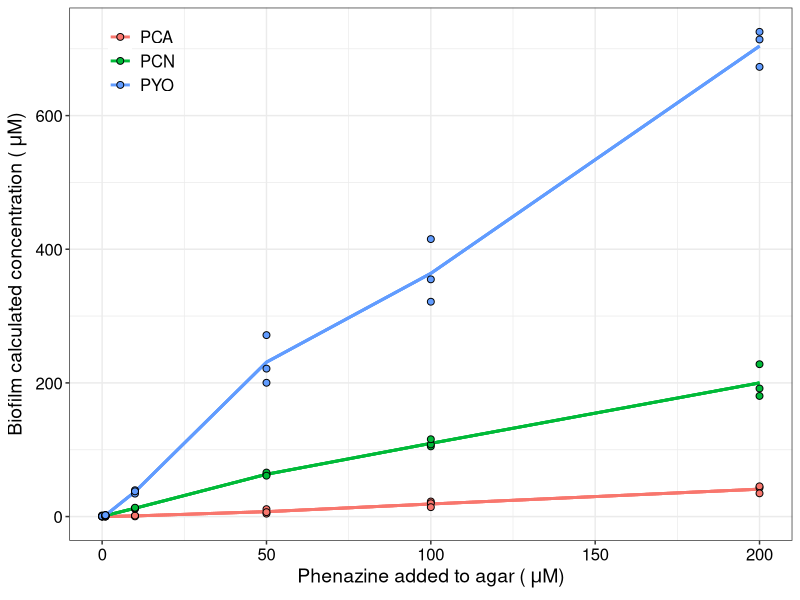

Write the R code that produced this figure.
## ---- chunk 1
library(tidyverse)
library(cowplot)
library(broom) 
library(modelr) 
library(viridis)

knitr::opts_knit$set(root.dir = '/Users/scottsaunders/git/labwork/Figures/draft1/')
knitr::opts_chunk$set(tidy.opts=list(width.cutoff=60),tidy=TRUE, echo = TRUE, message=FALSE, warning=FALSE, fig.align="center")

theme_1 <- function () { 
    theme_bw() %+replace% 
        theme(
          axis.text = element_text( size=12),
          axis.title=element_text(size=14),
          strip.text.x = element_text(size = 14),
          legend.title=element_text(size=14),
          legend.text=element_text(size=12)
        )
}

theme_set(theme_1())
## ---- chunk 2
df <- read_csv('../data/2018_10_30_HPLC_concentrations_df.csv',comment = "#") 

df_dPHZstar <- df %>% 
  filter(strain=='dPHZstar') %>% 
  mutate(added_phz_int=as.integer(str_extract(amount_added,"^[0-9]+")))

df_dPHZstar_match <- df_dPHZstar %>% 
  filter(measured_phenazine==added_phenazine) %>% 
  group_by(measured_phenazine,amount_added) %>% 
  mutate(mean = mean(calcConc))

ggplot(df_dPHZstar_match,aes(x=added_phz_int,y=calcConc,shape=factor(replicate)))+
  geom_line(size=1,aes(y=mean,color=measured_phenazine))+geom_point(shape=21,size=2,aes(fill=measured_phenazine))+
  labs(x=expression('Phenazine added to agar ('~mu*"M)"),y=expression("Biofilm calculated concentration ("~mu*"M)" ))+
  theme(legend.position = c(0.1, 0.9),
        legend.title = element_blank(),
        legend.background = element_rect(fill=NA))
